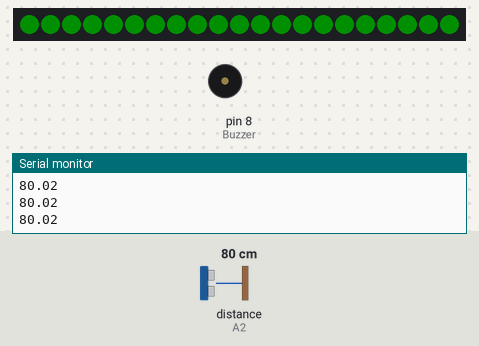
Recording of a sketch running on a simulated Arduino Uno, built with avr-gcc and run on an emulated ATmega328P. On the bench: 21 RGB LEDs in strip order, left to right, buzzer (waves = sounding), the last lines printed to the serial monitor. Wiring (inferred from the names in the program): ultrasonic range finder: trigger A3; echo A2. The test bench sets the inputs (shaded band); at power-on: distance to the obstacle (sensor on A2) 80 cm. The echo pulse lasts 58.3 µs per cm; dim RGB values are drawn brighter than linear.

Above: at 2.2 s.
2.3 s: distance to the obstacle (sensor on A2) set to 2 cm
At 5.2 s:
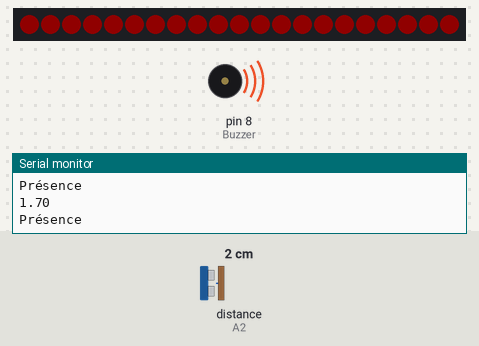
5.3 s: distance to the obstacle (sensor on A2) set to 60 cm
At 7.2 s:
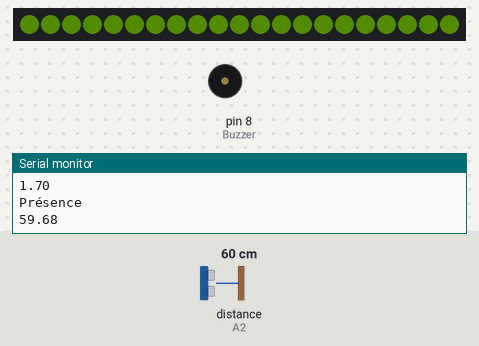
8.3 s: distance to the obstacle (sensor on A2) set to 120 cm
At 9.5 s:
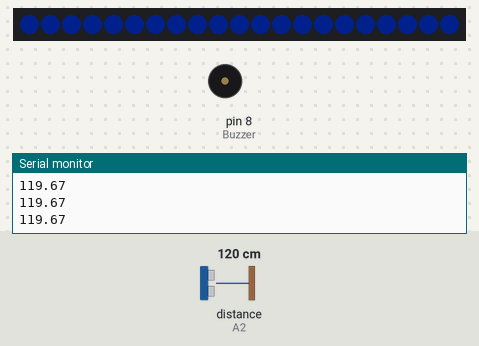
9.8 s: distance to the obstacle (sensor on A2) set to 35 cm
At 12.33 s:
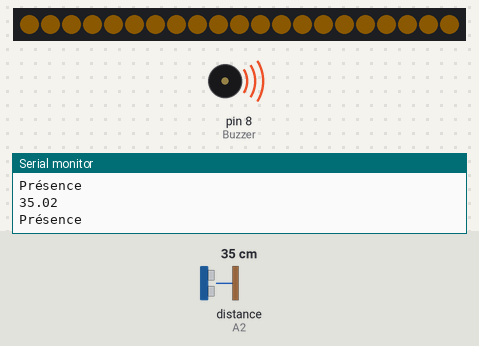
12.8 s: distance to the obstacle (sensor on A2) set to 250 cm
At 15.4 s:
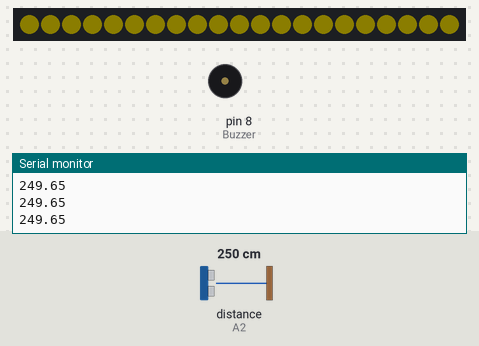
Timing chart, 0 to 16.8 s (numbered marks = the images above; inputs shaded):
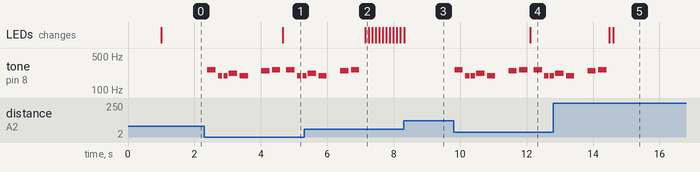

The sketch:

Tess_Sonia.ino
```cpp
// (licence header left out)
// Your sketch must #include this library, and the Wire library
// (Wire is a standard library included with Arduino):

#include <FastLED.h> // http://librarymanager/All#FASTLED
#include "pitches.h"
#define Buzzer 8


#define LED_PIN     4
#define NUM_LEDS    21
#define BRIGHTNESS  64
#define LED_TYPE    WS2811
#define COLOR_ORDER GRB
CRGB leds[NUM_LEDS];
CRGBPalette16 currentPalette;
TBlendType    currentBlending;


const int trigPin = A3;
const int echoPin = A2;
float duration, distance;

// notes in the melody:
int melody[] = {
  NOTE_C4, NOTE_G3, NOTE_G3, NOTE_A3, NOTE_G3, 0, NOTE_B3, NOTE_C4
};

// note durations: 4 = quarter note, 8 = eighth note, etc.:
int noteDurations[] = {
  4, 8, 8, 4, 4, 4, 4, 4
};

void setup() {
  delay( 1000 ); // power-up safety delay
  // Initialize the Serial port:

  Serial.begin(115200);
  Serial.println("HC-SR04 example sketch");

  // Initialize the HC-SR04 pin

  pinMode(trigPin, OUTPUT);
	pinMode(echoPin, INPUT);


// Setup LED

 FastLED.addLeds<LED_TYPE, LED_PIN, COLOR_ORDER>(leds, NUM_LEDS).setCorrection( TypicalLEDStrip );
 FastLED.setBrightness(  BRIGHTNESS );

 currentPalette = RainbowColors_p;
 currentBlending = LINEARBLEND;

}

void loop() {

  digitalWrite(trigPin, LOW);
	delayMicroseconds(2);
	digitalWrite(trigPin, HIGH);
	delayMicroseconds(10);
	digitalWrite(trigPin, LOW);

  duration = pulseIn(echoPin, HIGH);
  distance = (duration*.0343)/2;   // The speed of sound is approximately 340 meters per second, but since the pulseIn() function returns the time in microseconds
  Serial.println(distance);
  if(distance<50.00){
    Serial.println("Présence");

     // iterate over the notes of the melody:
  for (int thisNote = 0; thisNote < 8; thisNote++) {

    // to calculate the note duration, take one second divided by the note type.
    //e.g. quarter note = 1000 / 4, eighth note = 1000/8, etc.
    int noteDuration = 1000 / noteDurations[thisNote];
    tone(Buzzer, melody[thisNote], noteDuration);

    // to distinguish the notes, set a minimum time between them.
    // the note's duration + 30% seems to work well:
    int pauseBetweenNotes = noteDuration * 1.30;
    delay(pauseBetweenNotes);
    // stop the tone playing:
    noTone(Buzzer);
  }
  }

  uint8_t dist_temp = map(distance,0,200,0,255); // Map value from distance sensor to LED

  // FastLED's built-in rainbow generator
  fill_solid( leds, NUM_LEDS, ColorFromPalette(RainbowColors_p,dist_temp,BRIGHTNESS, LINEARBLEND));


// send the 'leds' array out to the actual LED strip
  FastLED.show();
  delay( 100 ); // power-up safety delay

}
```

Measured:
- after the input at 2.3 s, tone on pin 8 (Buzzer): plays 262 Hz for 0.25 s, 196 Hz for 0.13 s, 196 Hz for 0.13 s, 220 Hz for 0.25 s, 196 Hz for 0.25 s, 247 Hz for 0.25 s … (10 notes in this stretch), starting after 0.09 s; the LEDs: change after 2.4 s (image 1)
- after the input at 5.3 s, tone on pin 8 (Buzzer): goes on until 7.0 s, then stays silent; the LEDs: change after 1.8 s (image 2)
- after the input at 8.3 s, the LEDs: change at once (image 3)
- after the input at 9.8 s, tone on pin 8 (Buzzer): plays 262 Hz for 0.25 s, 196 Hz for 0.13 s, 196 Hz for 0.13 s, 220 Hz for 0.25 s, 196 Hz for 0.25 s, 247 Hz for 0.25 s … (10 notes in this stretch), starting at once; the LEDs: change after 2.3 s (image 4)
- after the input at 12.8 s, tone on pin 8 (Buzzer): goes on until 14.4 s, then stays silent; the LEDs: first differ from a run without the input after 1.8 s (image 5)
